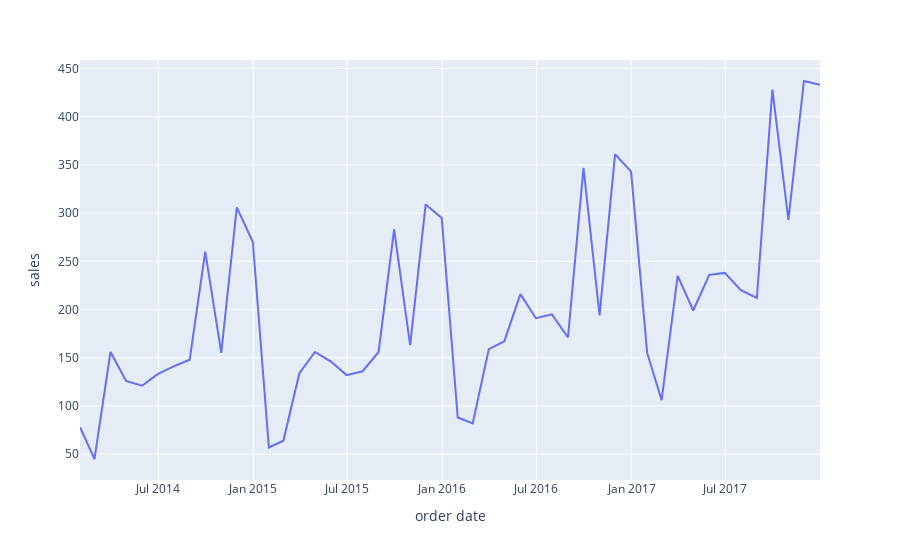

The code cell stored with this chart in its notebook:
### Code cell
px.line(data_frame=Dsales,y='sales')

### Figure 1 — Plotly figure (JSON) as saved in the notebook; plotly's stock layout.template omitted (floating-point values rounded to 4 significant figures)
{"data": [{"hovertemplate": "order date=%{x}<br>sales=%{y}<extra></extra>", "legendgroup": "", "line": {"color": "#636efa", "dash": "solid"}, "marker": {"symbol": "circle"}, "mode": "lines", "name": "", "orientation": "v", "showlegend": false, "type": "scatter", "x": ["2014-01-31T00:00:00", "2014-02-28T00:00:00", "2014-03-31T00:00:00", "2014-04-30T00:00:00", "2014-05-31T00:00:00", "2014-06-30T00:00:00", "2014-07-31T00:00:00", "2014-08-31T00:00:00", "2014-09-30T00:00:00", "2014-10-31T00:00:00", "2014-11-30T00:00:00", "2014-12-31T00:00:00", "2015-01-31T00:00:00", "2015-02-28T00:00:00", "2015-03-31T00:00:00", "2015-04-30T00:00:00", "2015-05-31T00:00:00", "2015-06-30T00:00:00", "2015-07-31T00:00:00", "2015-08-31T00:00:00", "2015-09-30T00:00:00", "2015-10-31T00:00:00", "2015-11-30T00:00:00", "2015-12-31T00:00:00", "2016-01-31T00:00:00", "2016-02-29T00:00:00", "2016-03-31T00:00:00", "2016-04-30T00:00:00", "2016-05-31T00:00:00", "2016-06-30T00:00:00", "2016-07-31T00:00:00", "2016-08-31T00:00:00", "2016-09-30T00:00:00", "2016-10-31T00:00:00", "2016-11-30T00:00:00", "2016-12-31T00:00:00", "2017-01-31T00:00:00", "2017-02-28T00:00:00", "2017-03-31T00:00:00", "2017-04-30T00:00:00", "2017-05-31T00:00:00", "2017-06-30T00:00:00", "2017-07-31T00:00:00", "2017-08-31T00:00:00", "2017-09-30T00:00:00", "2017-10-31T00:00:00", "2017-11-30T00:00:00", "2017-12-31T00:00:00"], "xaxis": "x", "y": [78, 45, 156, 126, 121, 133, 141, 148, 260, 155, 306, 270, 57, 64, 134, 156, 146, 132, 136, 156, 283, 163, 309, 295, 88, 82, 159, 167, 216, 191, 195, 171, 347, 194, 361, 343, 155, 106, 235, 199, 236, 238, 220, 212, 428, 293, 437, 433], "yaxis": "y"}], "layout": {"legend": {"tracegroupgap": 0}, "margin": {"t": 60}, "xaxis": {"anchor": "y", "domain": [0, 1], "title": {"text": "order date"}}, "yaxis": {"anchor": "x", "domain": [0, 1], "title": {"text": "sales"}}}}
